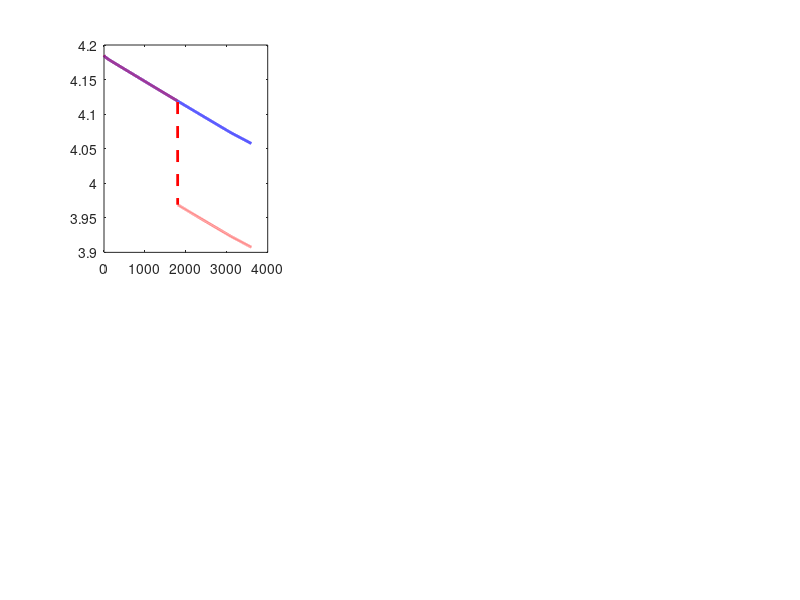

The MATLAB script that drew this image: (Note: this script raises an error after producing the figure.)
%% ============================================================
%  MODULE 04 — FAULT INJECTION & DETECTION
%  Project : Smart EV Battery Health & Fault Prediction System
%  Author  : [Your Name] | Tool: MATLAB 2025a
%  Requires: normal_condition.mat
%% ============================================================
clc; clear; close all;

output_folder = 'EV_Battery_Outputs';
if ~exist(output_folder,'dir'), mkdir(output_folder); end

fprintf('==========================================\n');
fprintf('   MODULE 04: FAULT INJECTION & DETECTION \n');
fprintf('==========================================\n\n');

load('normal_condition.mat');
t=t_normal; V=V_normal; I=I_normal; SOC=SOC_normal;

%% --- INJECT 3 FAULT TYPES ---
% Fault 1: Voltage drop at t=1800s (cell short circuit)
V_fault=V; V_fault(t>=1800)=V_fault(t>=1800)-0.15;

% Fault 2: Overcurrent at t=2200-2400s (sudden acceleration)
I_fault=I; I_fault(t>=2200&t<=2400)=I_fault(t>=2200&t<=2400)*3.5;

% Fault 3: SOC drop at t=2500s (sensor fault)
SOC_fault=SOC; SOC_fault(t>=2500)=SOC_fault(t>=2500)-0.08;

%% --- FAULT DETECTION ---
V_min_th=3.90; I_max_th=1.5; SOC_min_th=0.20;
flag_V=V_fault<V_min_th;
flag_I=I_fault>I_max_th;
flag_SOC=SOC_fault<SOC_min_th;

fprintf('--- Fault Detection ---\n');
if any(flag_V)
    fprintf('VOLTAGE FAULT    : t=%.0fs | V=%.4fV\n',...
        t(find(flag_V,1)),V_fault(find(flag_V,1)));
else
    fprintf('Voltage          : NORMAL throughout\n');
end
if any(flag_I)
    fprintf('OVERCURRENT FAULT: t=%.0fs | I=%.4fA\n',...
        t(find(flag_I,1)),max(I_fault));
else
    fprintf('Current          : NORMAL throughout\n');
end
if any(flag_SOC)
    fprintf('SOC FAULT        : t=%.0fs\n',t(find(flag_SOC,1)));
else
    fprintf('SOC              : NORMAL throughout\n');
end

%% --- SOH ---
V_mx=4.2; V_mn=3.0;
SOH_n=(mean(V)-V_mn)/(V_mx-V_mn)*100;
SOH_f=(mean(V_fault)-V_mn)/(V_mx-V_mn)*100;
SOH_drop=SOH_n-SOH_f;
RUL_hours=max(0,(SOH_f-80)/SOH_drop);

fprintf('\n--- State of Health ---\n');
fprintf('SOH Normal   : %.2f%%\n', SOH_n);
fprintf('SOH Fault    : %.2f%%\n', SOH_f);
fprintf('SOH Drop     : %.2f%%\n', SOH_drop);
fprintf('RUL          : %.1f hours\n', RUL_hours);

fprintf('\n--- Smart Alert ---\n');
if SOH_f>=90, fprintf('Status: HEALTHY\n\n');
elseif SOH_f>=80, fprintf('Status: MODERATE — Schedule maintenance\n\n');
elseif SOH_f>=60, fprintf('Status: LOW — Plan replacement\n\n');
else, fprintf('Status: CRITICAL — Replace immediately\n\n'); end

%% --- PLOT ---
figure('Name','M04: Fault Detection Dashboard',...
    'Color','white','Position',[50 50 1200 700]);

subplot(2,3,1);
plot(t,V,'b-','LineWidth',2,'DisplayName','Normal'); hold on;
plot(t,V_fault,'r--','LineWidth',2,'DisplayName','Fault');
xline(1800,'k:','Fault Start','LineWidth',1.5);
xlabel('Time (s)'); ylabel('Voltage (V)');
title('Voltage: Normal vs Fault');
legend('Location','southwest'); grid on; set(gca,'FontSize',10);

subplot(2,3,2);
plot(t,I,'b-','LineWidth',2,'DisplayName','Normal'); hold on;
plot(t,I_fault,'r--','LineWidth',2,'DisplayName','Fault');
xline(2200,'k:','Fault Start','LineWidth',1.5);
xlabel('Time (s)'); ylabel('Current (A)');
title('Current: Normal vs Fault');
legend('Location','northeast'); grid on; set(gca,'FontSize',10);

subplot(2,3,3);
plot(t,SOC*100,'b-','LineWidth',2,'DisplayName','Normal'); hold on;
plot(t,SOC_fault*100,'r--','LineWidth',2,'DisplayName','Fault');
yline(20,'k:','Min Safe','LineWidth',1.5);
xline(2500,'k:','Fault Start','LineWidth',1.5);
xlabel('Time (s)'); ylabel('SOC (%)');
title('SOC: Normal vs Fault');
legend('Location','southwest'); grid on; set(gca,'FontSize',10);

subplot(2,3,4);
area(t,double(flag_V)*100,'FaceColor','red','FaceAlpha',0.5); hold on;
area(t,double(flag_I)*80,'FaceColor',[1 0.5 0],'FaceAlpha',0.5);
area(t,double(flag_SOC)*60,'FaceColor','yellow','FaceAlpha',0.5);
xlabel('Time (s)'); ylabel('Fault Active');
title('Fault Detection Timeline');
legend('Voltage Fault','Current Fault','SOC Fault');
grid on; set(gca,'FontSize',10);

subplot(2,3,5);
b=bar([SOH_n,SOH_f],'FaceColor','flat');
b.CData=[0.2 0.7 0.3;0.9 0.2 0.2];
yline(80,'k--','EOL Threshold (80%)','LineWidth',2);
set(gca,'XTickLabel',{'Normal SOH','Fault SOH'});
ylabel('SOH (%)'); title('State of Health Comparison');
ylim([0 110]); grid on; set(gca,'FontSize',10);

subplot(2,3,6);
soh_r=100:-0.1:79;
rul_c=max(0,(soh_r-80)/SOH_drop);
plot(soh_r,rul_c,'b-','LineWidth',2);
xline(SOH_f,'r--',sprintf('Current=%.1f%%',SOH_f),'LineWidth',1.5);
xlabel('SOH (%)'); ylabel('Remaining Hours');
title('Remaining Useful Life Prediction'); grid on; set(gca,'FontSize',10);

saveas(gcf,fullfile(output_folder,'M04_Fault_Detection.png'));

%% --- EXPORT CSV ---
T_csv=table(t,V,V_fault,I,I_fault,SOC*100,SOC_fault*100,...
    double(flag_V),double(flag_I),double(flag_SOC),...
    'VariableNames',{'Time_s','V_Normal','V_Fault',...
    'I_Normal','I_Fault','SOC_Normal_pct','SOC_Fault_pct',...
    'Flag_Voltage','Flag_Current','Flag_SOC'});
writetable(T_csv,fullfile(output_folder,'M04_Fault_Report.csv'));

fprintf('✔ Saved: M04_Fault_Detection.png\n');
fprintf('✔ Saved: M04_Fault_Report.csv\n');
fprintf('MODULE 04 COMPLETE!\n');
